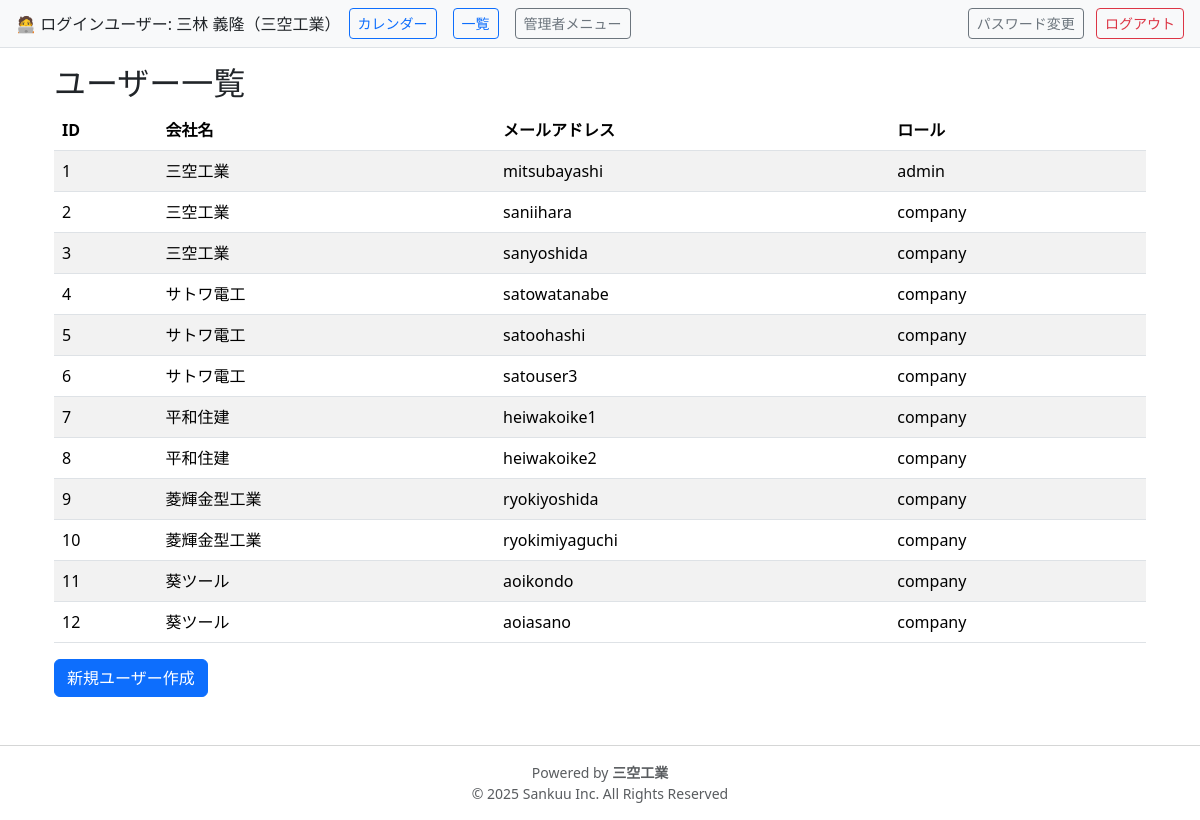
Screenshot of /admin/list_users (signed in) with the database file from the repository.
### kouteihyo_app/models.py (models this page shows)
class User(db.Model, UserMixin):
    __tablename__ = 'users'
    id            = db.Column(db.Integer, primary_key=True)
    company_id    = db.Column(db.Integer, db.ForeignKey('companies.id'), nullable=False)
    display_name  = db.Column(db.String(100), nullable=False)
    email         = db.Column(db.String(120), unique=True, nullable=False)
    username      = db.Column(db.String(64), unique=True, nullable=False)   # ←追加済み！
    password_hash = db.Column(db.String(128), nullable=False)
    role          = db.Column(db.String(20), nullable=False)  # 'admin' or 'company'
    must_change_password = db.Column(db.Boolean, nullable=False, default=True)  # ←これを追加！！
    created_schedules = db.relationship(
        'Schedule',
        foreign_keys='Schedule.created_by',
        backref='creator',
        lazy=True
    )
    site_notes = db.relationship('SiteNote', backref='creator', lazy=True)
    date_notes = db.relationship('DateNote', backref='creator', lazy=True)

class Company(db.Model):
    __tablename__ = 'companies'
    id   = db.Column(db.Integer, primary_key=True)
    name = db.Column(db.String(100), unique=True, nullable=False)
    users     = db.relationship('User',     backref='company',  lazy=True)
    schedules = db.relationship('Schedule', backref='company', lazy=True)

### kouteihyo_app/routes.py (the view)
@bp.route("/admin/list_users")
@login_required
def admin_list_users():
    if current_user.role != 'admin':
        abort(403)
    users = User.query.all()  # ← 必ずリストを作る！
    return render_template("admin/user_list.html", users=users)

### templates/admin/user_list.html
{% extends 'base.html' %}
{% block content %}
<div class="container">
  <h2>ユーザー一覧</h2>
  <table class="table table-striped">
    <thead>
      <tr>
        <th>ID</th>
        <th>会社名</th>
        <th>メールアドレス</th>
        <th>ロール</th>
      </tr>
    </thead>
    <tbody>
      {% for u in users %}
      <tr>
        <td>{{ u.id }}</td>
        <td>{{ u.company.name }}</td>
        <td>{{ u.username }}</td>
        <td>{{ u.role }}</td>
      </tr>
      {% endfor %}
    </tbody>
  </table>
  <a href="{{ url_for('main.admin_create_user') }}" class="btn btn-primary">新規ユーザー作成</a>
</div>
{% endblock %}

### templates/base.html (shortened to what this page needs)
<!DOCTYPE html>
<html lang="ja">
<head>
  <link
    href="https://cdn.jsdelivr.net/npm/bootstrap@5.3.1/dist/css/bootstrap.min.css"
    rel="stylesheet"
  />
  <link
    href="https://cdn.jsdelivr.net/npm/fullcalendar@6.1.8/main.min.css"
    rel="stylesheet"
  />
</head>
<body>
  {% if current_user.is_authenticated %}
      <div class="d-flex justify-content-between align-items-center px-3 py-2 bg-light border-bottom">
        <div class="d-flex align-items-center">
          🧑‍💻 ログインユーザー: {{ current_user.display_name }}（{{ current_user.company.name }}）
          <a href="{{ url_for('main.schedule_calendar') }}" class="btn btn-outline-primary btn-sm mx-2">カレンダー</a>
          <a href="{{ url_for('main.schedule_list') }}"     class="btn btn-outline-primary btn-sm mx-2">一覧</a>
          {% if current_user.role == 'admin' %}
          <a href="{{ url_for('main.admin_list_users') }}" class="btn btn-outline-secondary btn-sm mx-2">管理者メニュー</a>
          {% endif %}
        </div>
        <div>
          <a href="{{ url_for('main.password_change') }}" class="btn btn-outline-secondary btn-sm mx-2">パスワード変更</a>
          <a href="{{ url_for('main.logout') }}" class="btn btn-outline-danger btn-sm">ログアウト</a>
        </div>
      </div>
  {% endif %}
  <div class="container mt-3">
    {% block content %}{% endblock %}
  </div>
  <footer class="text-center mt-5 mb-3 text-muted small">
    <hr />
    <div>Powered by <strong>三空工業</strong></div>
    <div>© 2025 Sankuu Inc. All Rights Reserved</div>
  </footer>
</body>
</html>

### rows the page displays
User: display_name "三林 義隆", id "1", company.name "三空工業", username "mitsubayashi", role "admin"
Company: company.name "三空工業"
User: id "2", company.name "三空工業", username "saniihara", role "company"
User: id "3", company.name "三空工業", username "sanyoshida", role "company"
User: id "4", company.name "サトワ電工", username "satowatanabe", role "company"
User: id "5", company.name "サトワ電工", username "satoohashi", role "company"
User: id "6", company.name "サトワ電工", username "satouser3", role "company"
User: id "7", company.name "平和住建", username "heiwakoike1", role "company"
User: id "8", company.name "平和住建", username "heiwakoike2", role "company"
User: id "9", company.name "菱輝金型工業", username "ryokiyoshida", role "company"
User: id "10", company.name "菱輝金型工業", username "ryokimiyaguchi", role "company"
User: id "11", company.name "葵ツール", username "aoikondo", role "company"
User: id "12", company.name "葵ツール", username "aoiasano", role "company"
